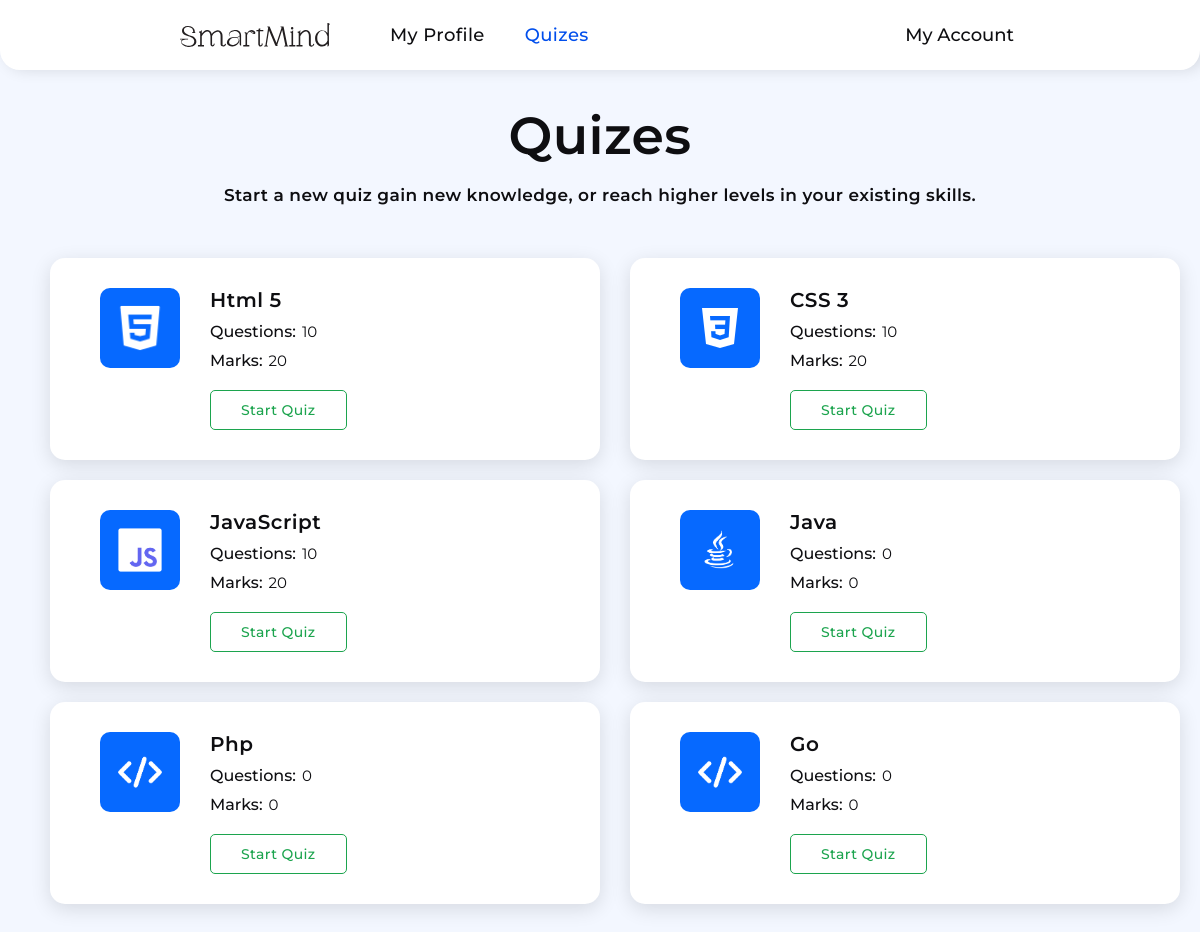
Page /user/quizes.php (signed in) on the committed database.
### tables this page shows
CREATE TABLE `quiz_topics` (
  `topic_id` int(11) NOT NULL,
  `topicUniqueId` varchar(50) NOT NULL,
  `langImages` varchar(255) NOT NULL,
  `topic_name` varchar(255) NOT NULL,
  `questions` varchar(100) NOT NULL,
  `marks` varchar(50) NOT NULL,
  `quiz_time` varchar(50) NOT NULL
);

### user/quizes.php (the view, shortened to what this page needs)
<?php
include "../assets/php/connection.php";
if (!empty($_SESSION['studentId'])) {
  $selectQuizes = mysqli_query($connection, "SELECT * FROM `quiz_topics`");
} else {
  header("Location: ../login.php");
}
?>
<!DOCTYPE html>
<html lang="en">
<head>
  <link rel="stylesheet" href="../assets/css/quizes.css" />
  <link rel="stylesheet" href="https://cdn-uicons.flaticon.com/2.1.0/uicons-regular-rounded/css/uicons-regular-rounded.css" />
  <link rel="stylesheet" href="https://cdn-uicons.flaticon.com/2.1.0/uicons-thin-straight/css/uicons-thin-straight.css" />
</head>
<body>
  <header class="header">
    <div class="left-side">
      <div class="logo">
        <img src="../assets/images/Logo.svg" alt="logo" />
      </div>
      <nav class="navbar">
        <ul>
          <li><a href="./profile.php">My Profile</a></li>
          <li class="active"><a href="./quizes">Quizes</a></li>
        </ul>
      </nav>
    </div>
    <div class="right-side">
      <div class="user">
        <span>My Account <i class="fi fi-rr-angle-small-down"></i></span>
      </div>
    </div>
  </header>
  <section class="quizes-section">
    <div class="container">
      <div class="heading">
        <h1>Quizes</h1>
        <p>Start a new quiz gain new knowledge, or reach higher levels in your existing skills.</p>
      </div>
      <div class="quiz-card-container">
        <?php
        if (mysqli_num_rows($selectQuizes) > 0) {
          while ($fetchQuizes = mysqli_fetch_assoc($selectQuizes)) {
        ?>
            <div class="quiz-card">
              <div class="quiz-lang-img">
                <div class="img">
                  <?php
                  if (!empty($fetchQuizes["langImages"])) {
                  ?>
                    <img src="../assets/languageImages/<?php echo $fetchQuizes["langImages"]; ?>" alt="quiz-lang-image">
                  <?php
                  } else {
                  ?>
                    <img src="../assets/images/default-lang-image.png" alt="default-lang-iamge">
                  <?php
                  }
                  ?>
                </div>
              </div>
              <div class="quiz-info-wrapper">
                <div class="quiz-info-item">
                  <h5><?php echo $fetchQuizes["topic_name"]; ?></h5>
                </div>
                <div class="quiz-info-item">
                  <span class="quiz-info-item-label">Questions: </span>
                  <span class="quiz-info-item-value">
                    <?php
                    if (empty($fetchQuizes["questions"])) {
                      echo "0";
                    } else {
                      echo $fetchQuizes["questions"];
                    }
                    ?>
                  </span>
                </div>
                <div class="quiz-info-item">
                  <span class="quiz-info-item-label">Marks: </span>
                  <span class="quiz-info-item-value">
                    <?php
                    if (empty($fetchQuizes["marks"])) {
                      echo "0";
                    } else {
                      echo $fetchQuizes["marks"];
                    }
                    ?>
                  </span>
                </div>
                <div class="quiz-info-item">
                  <a href="./quiz.php?topic=<?php echo $fetchQuizes["topicUniqueId"]; ?>">Start Quiz</a>
                </div>
              </div>
            </div>
          <?php
          }
        } else {
          ?>
          <h2>No Quizes</h2>
        <?php
        }
        ?>
      </div>
    </div>
  </section>
</body>
</html>

### assets/css/quizes.css (style rules this page uses)
* { margin: 0; padding: 0; box-sizing: border-box; font-family: "Montserrat", sans-serif; text-decoration: none; list-style: none; outline: none; }
:root { --bg-color: #f3f7ff; --border-color: #e3e7ea; --smart-mind-20: #ffffff; --smart-mind-50: #edf7ff; --smart-mind-100: #d6ecff; --smart-mind-200: #b5dfff; --smart-mind-300: #83ccff; --smart-mind-400: #48b0ff; --smart-mind-500: #1e8aff; --smart-mind-600: #0669ff; --smart-mind-700: #004eec; --smart-mind-800: #0841c5; --smart-mind-900: #0d3c9b; --smart-mind-950: #0e255d; --text-color: #0e0e11; }
html { font-size: 62.5%; scroll-behavior: smooth; }
body { width: 100%; height: 100vh; position: relative; }
.header { position: fixed; top: 0; width: 100%; height: 7rem; padding: 0 18rem; background-color: var(--smart-mind-20); border-radius: 0 0 2rem 2rem; box-shadow: 5px 0 15px rgba(0, 0, 0, 0.12); display: flex; align-items: center; justify-content: space-between; transition: 0.2s ease-in-out; z-index: 999; }
.header .left-side, .navbar, .navbar ul, .logo, .right-side, .right-side .user { height: 100%; display: flex; align-items: center; }
.left-side { gap: 6rem; }
.left-side .logo img { width: 15rem; }
.left-side .navbar ul { display: flex; align-items: center; gap: 4rem; }
.navbar ul li a { font-size: 1.8rem; font-weight: 500; letter-spacing: 0.4px; color: var(--text-color); transition: 0.2s ease-in-out; }
.navbar ul li.active a { color: var(--smart-mind-700); }
.user { position: relative; }
.user span { font-size: 1.8rem; font-weight: 500; color: var(--text-color); display: flex; align-items: center; gap: 0.6rem; cursor: pointer; transition: 0.2s ease-in-out; }
.quizes-section { width: 100%; background-color: var(--bg-color); padding: 7rem; display: flex; align-items: center; justify-content: center; }
.quizes-section .container { width: 90%; height: 100%; display: flex; flex-direction: column; align-items: center; }
.container .heading { width: 100%; display: flex; flex-direction: column; gap: 1rem; align-items: center; padding: 3rem; }
.heading h1 { font-size: 5.2rem; font-weight: 600; color: var(--text-color); line-height: 1.4; letter-spacing: 0.4px; }
.heading p { font-size: 1.7rem; font-weight: 600; line-height: 1.5; letter-spacing: 0.4px; color: var(--text-color); }
.container .quiz-card-container { width: 110rem; margin-top: 2rem; display: grid; grid-template-columns: repeat(2, 55rem); row-gap: 2rem; column-gap: 3rem; }
.quiz-card-container .quiz-card { padding: 3rem 5rem; background-color: var(--smart-mind-20); border-radius: 1.5rem; box-shadow: 0 0.5rem 2rem rgba(0, 0, 0, 0.12); display: flex; gap: 3rem; }
.quiz-card .quiz-lang-img { width: 8rem; height: 8rem; background-color: var(--smart-mind-600); border-radius: 1rem; display: flex; align-items: center; justify-content: center; }
.quiz-lang-img .img { width: 100%; height: 100%; display: flex; align-items: center; justify-content: center; }
.img img { width: 60%; height: 60%; border-radius: 1rem; }
.quiz-card .quiz-info-wrapper { display: flex; flex-direction: column; gap: 1rem; }
.quiz-info-wrapper .quiz-info-item { display: flex; align-items: center; gap: 0.6rem; }
.quiz-info-item h5 { font-size: 2rem; font-weight: 600; color: var(--text-color); letter-spacing: 0.5px; }
.quiz-info-item .quiz-info-item-label { font-size: 1.6rem; font-weight: 500; color: var(--text-color); }
.quiz-info-item .quiz-info-item-value { font-size: 1.5rem; font-weight: 400; color: var(--text-color); }
.quiz-info-item a { font-size: 1.4rem; font-weight: 500; letter-spacing: 0.4px; color: #1ca44e; margin-top: 1rem; padding: 1rem 3rem; border: 1px solid #1ca44e; border-radius: 5px; transition: 0.2s ease-in-out; }

### rows in the picture
quiz_topics: langImages (picture), topic_name "Html 5", questions "10", marks "20"
quiz_topics: langImages (picture), topic_name "CSS 3", questions "10", marks "20"
quiz_topics: langImages (picture), topic_name "JavaScript", questions "10", marks "20"
quiz_topics: langImages (picture), topic_name "Java", questions "0", marks "0"
quiz_topics: topic_name "Php", questions "0", marks "0"
quiz_topics: topic_name "Go", questions "0", marks "0"
